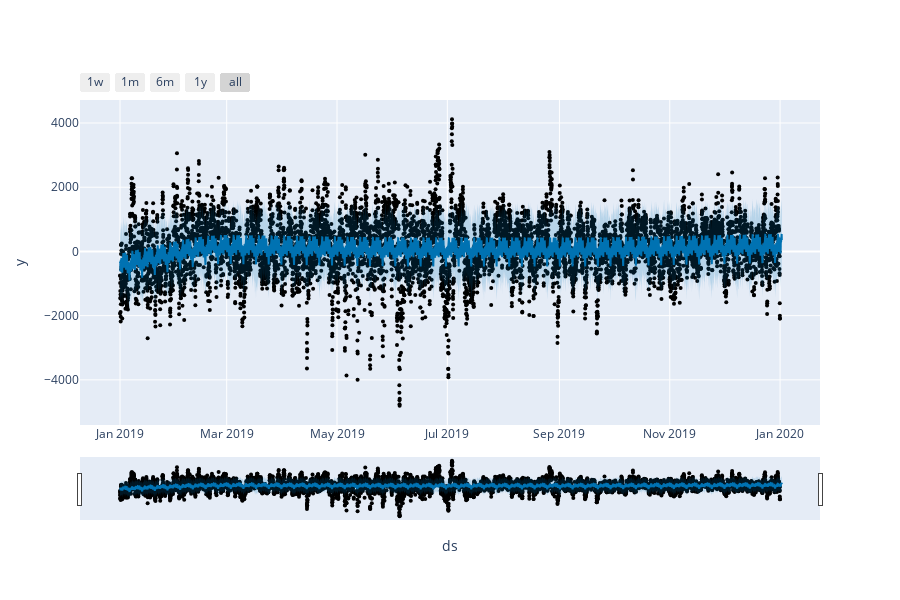

The cell this chart's notebook holds for it:
### Code cell
from prophet.plot import plot_plotly, plot_components_plotly

plot_plotly(m, forecast)

### Figure 1 — Plotly figure (JSON) as saved in the notebook; plotly's stock layout.template omitted (floating-point values rounded to 4 significant figures; data arrays with more than 128 entries replaced by an {"elided": "..."} marker saying what was removed)
{"data": [{"marker": {"color": "black", "size": 4}, "mode": "markers", "name": "Actual", "type": "scatter", "x": {"elided": "8760 str values"}, "y": {"elided": "8760 float values"}}, {"hoverinfo": "skip", "line": {"width": 0}, "mode": "lines", "type": "scatter", "x": {"elided": "8784 str values"}, "y": {"elided": "8784 float values"}}, {"fill": "tonexty", "fillcolor": "rgba(0, 114, 178, 0.2)", "line": {"color": "#0072B2", "width": 2}, "mode": "lines", "name": "Predicted", "type": "scatter", "x": {"elided": "8784 str values"}, "y": {"elided": "8784 float values"}}, {"fill": "tonexty", "fillcolor": "rgba(0, 114, 178, 0.2)", "hoverinfo": "skip", "line": {"width": 0}, "mode": "lines", "type": "scatter", "x": {"elided": "8784 str values"}, "y": {"elided": "8784 float values"}}], "layout": {"height": 600, "showlegend": false, "width": 900, "xaxis": {"rangeselector": {"buttons": [{"count": 7, "label": "1w", "step": "day", "stepmode": "backward"}, {"count": 1, "label": "1m", "step": "month", "stepmode": "backward"}, {"count": 6, "label": "6m", "step": "month", "stepmode": "backward"}, {"count": 1, "label": "1y", "step": "year", "stepmode": "backward"}, {"step": "all"}]}, "rangeslider": {"visible": true}, "title": {"text": "ds"}, "type": "date"}, "yaxis": {"title": {"text": "y"}}}}
